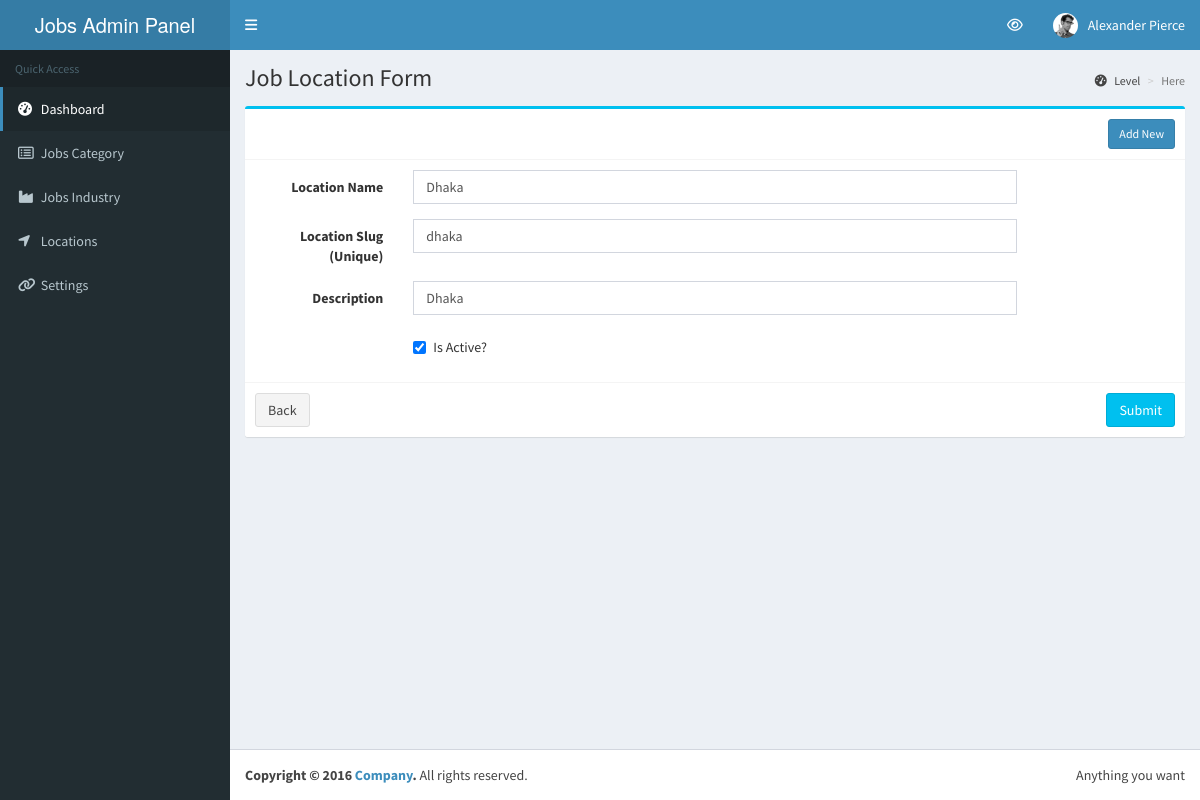
The app's page /admin/location-form/1 with its own data.
### jobpost_app/models/location.py (models this page shows)
class Location(models.Model):
  name = models.CharField(max_length=200, default="")
  slug = models.CharField(max_length=250, default="", unique=True)
  description = models.CharField(max_length=400, default="")
  create_by = models.CharField(max_length=20, default="")
  create_date = models.DateTimeField(auto_now_add=True, null=True)
  update_by = models.CharField(max_length=20, default="")
  update_date = models.DateTimeField(auto_now=True, null=True)
  active = models.BooleanField(default=True)

### jobpost_app/views/backend/backend_location_view.py (the view, shortened to what this page needs)
# urls.py: url(r'^admin/location-form/(?P<loc_id>[0-9]*)$', LocationCrud.as_view(), name='loc-form'),
class LocationCrud(View):
    template = "jobpost_app/backend/location_form.html"
    def get(self, request, loc_id=None):
        if loc_id:
            location = Location.objects.get(pk=loc_id)
            context = {'title': 'Job Location Form', 'location': location}
            return render(request, self.template, context)
        else:
            return render(request, self.template, {'title': 'Job Location Form'})

### jobpost_app/context_processors.py (called while the page is built)
def site_settings(request):
    try:
        site_sets = models.SiteSetting.objects.get(pk=1)
    except models.SiteSetting.DoesNotExist:
        site_sets = None
    return {'site_sets': site_sets, 'title': 'Site Settings'}

### jobpost_app/templates/jobpost_app/backend/location_form.html (shortened to what this page needs)
{% extends "templates_app/backend/base.html" %}
{% load staticfiles %}
{% block left_sidebar %}
  {% include "./sidebar_menu.html" %}
{% endblock left_sidebar %}
{% block content %}
<div class="row">
  <div class="col-md-12">
    <div class="box box-info">
        <div class="box-header with-border">
		  <span class="pull-right"><a href="{% url 'jobpost_app:loc-form' '' %}" class="btn btn-primary btn-sm" role="button">Add New</a></span>
        </div>
        <form class="form-horizontal" method="POST" action="{% url 'jobpost_app:loc-form' loc.id %}">
          <div class="box-body">
            <div class="form-group">
              <label for="" class="col-md-2 control-label">Location Name</label>
              <div class="col-md-8">
                <input type="text" name="name" value="{{location.name}}" class="form-control" placeholder="Location Name">
              </div>
            </div>
            <div class="form-group">
              <label for="" class="col-md-2 control-label">Location Slug (Unique)</label>
              <div class="col-md-8">
                <input type="text" name="slug" value="{{location.slug}}" class="form-control" placeholder="Location Slug">
              </div>
            </div>
            <div class="form-group">
              <label for="" class="col-md-2 control-label">Description</label>
              <div class="col-md-8">
                <input type="text" name="description" value="{{location.description}}"  class="form-control" placeholder="Description">
              </div>
            </div>
			<div class="form-group">
			  <div class="col-sm-offset-2 col-md-8">
				<div class="checkbox">
				  <label>
					<input type="checkbox" name="status" value="True" {% if location.active == True %} checked {% endif %}> Is Active?
				  </label>
				</div>
			  </div>
			</div>
          </div>
          <div class="box-footer">
            <a href="{% url 'jobpost_app:job-loc' %}" class="btn btn-default">Back</a>
            <button type="submit" class="btn btn-info pull-right">Submit</button>
          </div>
        </form>
      </div>
  </div>
</div>
{% endblock content %}

### records on screen
Location: name "Dhaka", slug "dhaka", description "Dhaka", active "☑"

### other values on screen
{{ title }} "Job Location Form"
